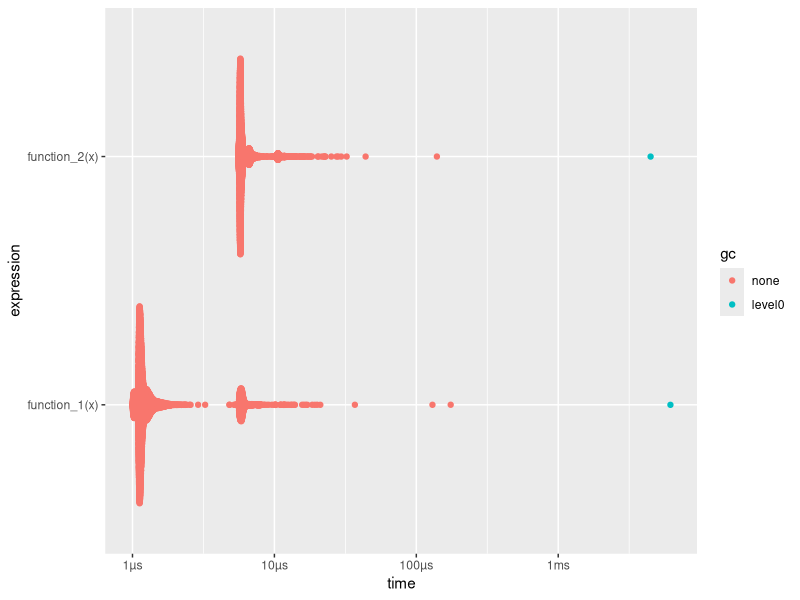

The R source for this figure:
## ---- chunk 1
knitr::opts_chunk$set(echo = TRUE)
## ---- chunk 2
library(tidyverse)
library(beeswarm)
library(ggbeeswarm)
library(readr)
## ---- chunk 3

x <- runif(500)

#Creating two functions to take the square root of a provided number
function_1 <- function(x) {
  sqrt(x)
}

function_2 <- function(x) {
  (x)^0.5
}


#Use bench to compare the run time of each function
bench::mark(function_1(x), function_2(x))

#You can visualize this by plotting the results
plot(bench::mark(function_1(x), function_2(x)))
## ---- chunk 4

#First, we will assign the bench::system_time() function to an object in order to view them easily momentarily
stats_readr <- bench::system_time(readr::read_csv("flight_data_smaller.csv"))

stats_base <- bench::system_time(read.csv("flight_data_smaller.csv"))

#Running just one line will allow you to observe how long it takes one item to run, while running both lines below simultaneously will allow you to compare them to each other
stats_readr
stats_base


## ---- chunk 5
#Here we create an example matrix where we will ultimately sum the column values
example_matrix <- matrix(C<-(1:10),nrow=5, ncol=8)


#Below are the two functions being compared
function_apply <- apply(example_matrix, 2, sum)
function_colSums <- colSums(example_matrix)

#Running the two lines below will show how both functions result in the same value
function_apply
function_colSums

#Using bench, we can observe that function_colSums has many more iterations per second and is thus faster
bench::mark(function_apply, function_colSums)
